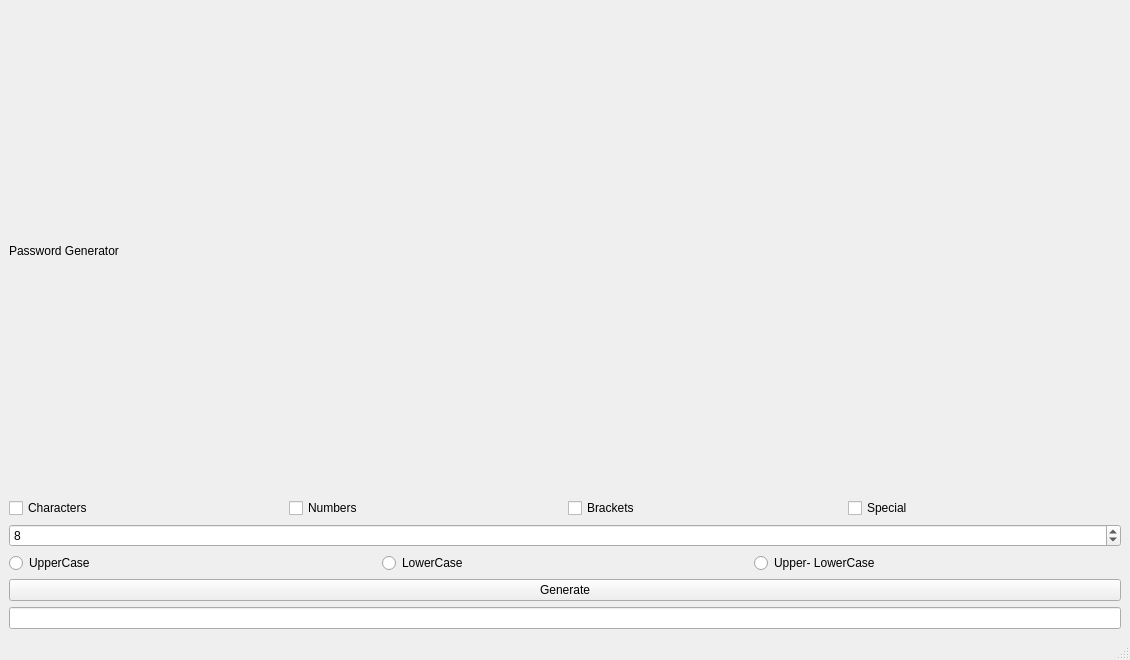
<?xml version="1.0" encoding="UTF-8"?>
<ui version="4.0">
 <class>MainWindow</class>
 <widget class="QMainWindow" name="MainWindow">
  <property name="geometry">
   <rect>
    <x>0</x>
    <y>0</y>
    <width>1130</width>
    <height>660</height>
   </rect>
  </property>
  <property name="windowTitle">
   <string>MainWindow</string>
  </property>
  <widget class="QWidget" name="centralwidget">
   <layout class="QGridLayout" name="gridLayout_2">
    <item row="0" column="0">
     <layout class="QGridLayout" name="gridLayout">
      <item row="0" column="0">
       <widget class="QLabel" name="label">
        <property name="layoutDirection">
         <enum>Qt::LeftToRight</enum>
        </property>
        <property name="autoFillBackground">
         <bool>false</bool>
        </property>
        <property name="styleSheet">
         <string notr="true">font: 700 26pt &quot;Source Code Pro&quot;;
</string>
        </property>
        <property name="text">
         <string>Password Generator</string>
        </property>
        <property name="scaledContents">
         <bool>false</bool>
        </property>
        <property name="alignment">
         <set>Qt::AlignLeading|Qt::AlignLeft|Qt::AlignVCenter</set>
        </property>
       </widget>
      </item>
      <item row="2" column="0">
       <layout class="QHBoxLayout" name="horizontalLayout">
        <item>
         <widget class="QCheckBox" name="checkBox_char">
          <property name="text">
           <string>Characters</string>
          </property>
         </widget>
        </item>
        <item>
         <widget class="QCheckBox" name="checkBox_num">
          <property name="text">
           <string>Numbers</string>
          </property>
         </widget>
        </item>
        <item>
         <widget class="QCheckBox" name="checkBox_bracket">
          <property name="text">
           <string>Brackets</string>
          </property>
         </widget>
        </item>
        <item>
         <widget class="QCheckBox" name="checkBox_special">
          <property name="text">
           <string>Special</string>
          </property>
         </widget>
        </item>
       </layout>
      </item>
     </layout>
    </item>
    <item row="3" column="0">
     <widget class="QPushButton" name="pushButton">
      <property name="text">
       <string>Generate</string>
      </property>
     </widget>
    </item>
    <item row="4" column="0">
     <widget class="QLineEdit" name="lineEdit">
      <property name="readOnly">
       <bool>true</bool>
      </property>
      <property name="clearButtonEnabled">
       <bool>false</bool>
      </property>
     </widget>
    </item>
    <item row="2" column="0">
     <layout class="QHBoxLayout" name="horizontalLayout_2">
      <item>
       <widget class="QRadioButton" name="radioButton_uC">
        <property name="text">
         <string>UpperCase</string>
        </property>
       </widget>
      </item>
      <item>
       <widget class="QRadioButton" name="radioButton_lC">
        <property name="text">
         <string>LowerCase</string>
        </property>
       </widget>
      </item>
      <item>
       <widget class="QRadioButton" name="radioButton_ulC">
        <property name="text">
         <string>Upper- LowerCase</string>
        </property>
       </widget>
      </item>
     </layout>
    </item>
    <item row="1" column="0">
     <widget class="QSpinBox" name="spinBox">
      <property name="minimum">
       <number>6</number>
      </property>
      <property name="maximum">
       <number>2048</number>
      </property>
      <property name="value">
       <number>8</number>
      </property>
     </widget>
    </item>
   </layout>
  </widget>
  <widget class="QMenuBar" name="menubar">
   <property name="geometry">
    <rect>
     <x>0</x>
     <y>0</y>
     <width>1130</width>
     <height>22</height>
    </rect>
   </property>
  </widget>
  <widget class="QStatusBar" name="statusbar"/>
 </widget>
 <resources/>
 <connections/>
</ui>
